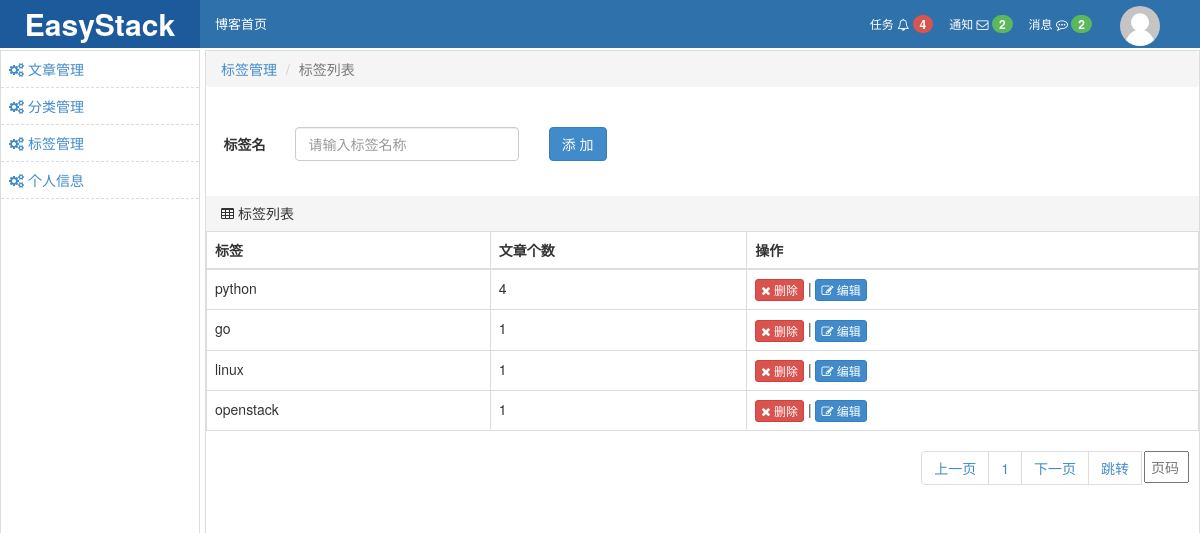
The page /backend/tag.html (signed in) on the database its author committed.
### repository/models.py (models this page shows)
class Tag(models.Model):
    nid = models.AutoField(primary_key=True)
    title = models.CharField(verbose_name='标签名称', max_length=32)
    blog = models.ForeignKey(verbose_name='所属博客', to='Blog', to_field='nid')

class Article2Tag(models.Model):
    article = models.ForeignKey(verbose_name='文章', to="Article", to_field='nid')
    tag = models.ForeignKey(verbose_name='标签', to="Tag", to_field='nid',related_name='tag',related_query_name="tag")
    class Meta:
        unique_together = [
            ('article', 'tag'),
        ]

### utils/authication.py (the view)
    def wrapper(*args,**kwargs):
        request=args[0]
        if request.session.get("is_login"):
            user_obj=models.UserInfo.objects.filter(username=request.session.get("username")).first()
            try:
                request.session["blog_id"]=user_obj.blog.nid
            except:
                return redirect(reverse("base_info"))
            return func(*args,**kwargs)
        else:
            return redirect(reverse("login"))

### backend/views/user.py (called while the page is built, shortened)
@auth
def tag(request):
    if request.method=="GET":
        tag_objs=models.Tag.objects.filter(blog_id=request.session.get("blog_id")).select_related()
        current_page = request.GET.get('p', 1)
        current_page = int(current_page)
        val = request.COOKIES.get('per_page_count',10)
        val = int(val)
        page_obj = pagination.Page(current_page=current_page,data_count=len(tag_objs),per_page_count=val)
        data = tag_objs[page_obj.start:page_obj.end]
        page_str = page_obj.page_str(reverse("tag"))
        return render(request, 'backend_tag.html',{"tag_objs":data,"page_str":page_str})

### utils/authication.py (called while the page is built)
def auth(func):
    def wrapper(*args,**kwargs):
        request=args[0]
        if request.session.get("is_login"):
            user_obj=models.UserInfo.objects.filter(username=request.session.get("username")).first()
            try:
                request.session["blog_id"]=user_obj.blog.nid
            except:
                return redirect(reverse("base_info"))
            return func(*args,**kwargs)
        else:
            return redirect(reverse("login"))
    return wrapper

### utils/pagination.py (called while the page is built)
    @property
    def start(self):
        return (self.current_page-1) * self.per_page_count

    @property
    def end(self):
        return self.current_page * self.per_page_count

    @property
    def total_count(self):
        v,y = divmod(self.data_count, self.per_page_count)
        if y:
            v += 1
        return v

### templates/backend_tag.html (shortened to what this page needs)
{% extends 'backend_layout.html' %}
{% block conent %}
    <ol class="breadcrumb">
        <li><a href="#">标签管理</a></li>
        <li class="active">标签列表</li>
    </ol>
    <div>
        <div class="row" style="padding: 20px 5px;">
            <form class="form-horizontal" action="{% url "tag" %}" method="post">
                <div class="col-xs-12">
                    <div class="form-group">
                        <label class="col-xs-1 control-label">标签名</label>
                        <div class="col-xs-3">
                            <input type="text" class="form-control" id="tagname" placeholder="请输入标签名称" name="title">
                        </div>
                        <div class="col-xs-3">
                            <input type="submit" class="btn btn-primary" value="添 加">
                        </div>
                    </div>
                </div>
            </form>
        </div>
        <div style="height: 35px;background-color: #f5f5f5;line-height: 35px;padding: 0 15px;">
            <i class="fa fa-table" aria-hidden="true"></i>
            标签列表
        </div>
        <table class="table table-bordered">
            <thead>
            <tr>
                <th>标签</th>
                <th>文章个数</th>
                <th>操作</th>
            </tr>
            </thead>
            <tbody id="tag_tb">
            {% for tag_obj in tag_objs %}
                <tr>
                    <td>{{ tag_obj.title }}</td>
                    <td>{{ tag_obj.tag.all|length }}</td>
                    <td target="{{ tag_obj.nid }}">
                        <a class="btn btn-danger btn-xs tag_del">
                            <i class="fa fa-times" aria-hidden="true"></i>
                            删除
                        </a>
                        |
                        <a class="btn btn-primary btn-xs tag_edit">
                            <i class="fa fa-pencil-square-o" aria-hidden="true"></i>
                            编辑
                        </a>
                    </td>
                </tr>
            {% endfor %}
            </tbody>
        </table>
        <div class="clearfix">
            <ul class="pagination right" style="margin-top: 0;">
                {{ page_str }}
            </ul>
        </div>
    </div>
{% endblock %}

### static/css/commons.css (style rules this page uses)
.right { float: right; }
a { text-decoration: none; }

### rows shown on the page
Tag: title "python", tag.all|length "4"
Tag: title "go", tag.all|length "1"
Tag: title "linux", tag.all|length "1"
Tag: title "openstack", tag.all|length "1"
